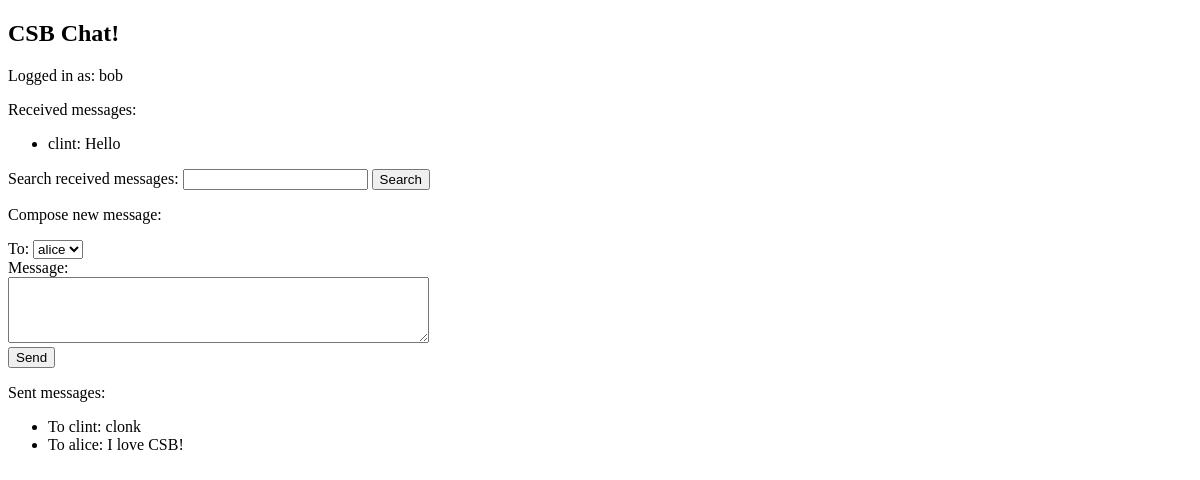
The app's page /chat/bob/, older data.
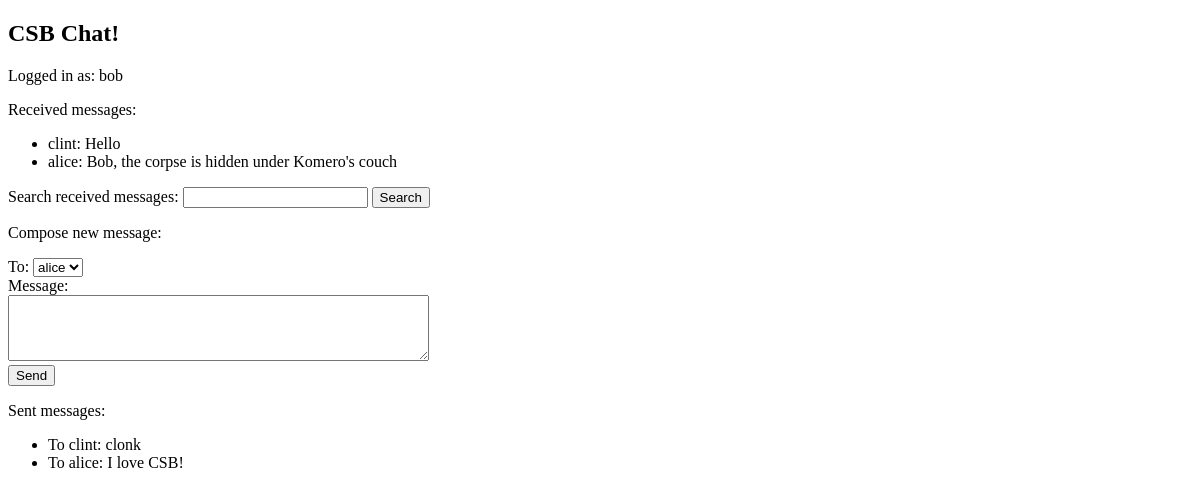
The same page, newer data.
### pages/models.py (models this page shows)
class Message(models.Model):
    sender = models.ForeignKey(User, related_name='send_messages', on_delete=models.CASCADE)
    receiver = models.ForeignKey(User, related_name='received_messages', on_delete=models.CASCADE)
    content = models.TextField()

class User(models.Model):
    username = models.TextField()
    password = models.TextField()

### pages/views.py (the view)
# urls.py: path('chat/<str:username>/', chatView, name='chat'),
def chatView(request, username):
    user = User.objects.get(username=username)
    received = Message.objects.filter(receiver=user)
    recipients = User.objects.exclude(username=username)
    sent = Message.objects.filter(sender=user)
    return render(request, 'pages/chat.html', {'username': username, 'received': received, 'sent': sent, 'recipients': recipients})

### pages/templates/pages/chat.html (shortened to what this page needs)
<!DOCTYPE html>
<html>
<head>
</head>
<body>
    <h2>CSB Chat!</h2>
    <p>Logged in as: {{username}}</p>
    <p>Received messages:</p>
    <ul>
        {% for msg in received %}
        <li>{{msg.sender.username}}: {{msg.content|safe}}</li>
        {% endfor %}
    </ul>
    <form action="/search/" method="POST">
        <p>Search received messages: <input name="searchstring"> <input type="submit" value="Search"/></p>
    </form>
    <p>Compose new message:</p>
    <form action="/send/" method="GET">
        <span>To:</span>
        <select name="to">
            {% for recipient in recipients %}
                <option value="{{recipient.username}}">{{recipient.username}}</option>
            {% endfor %}
        </select><br/>
        <span>Message:</span><br/>
        <textarea name="content" rows="4" cols="50"></textarea><br/>
        <input type="submit" value="Send"/>
    </form>
    <p>Sent messages:</p>
    <ul>
        {% for msg in sent %}
        <li>To {{msg.receiver.username}}: {{msg.content|safe}}</li>
        {% endfor %}
    </ul>
</body>
</html>

Row changes from the older to the newer data that the page shows:
added Message: sender.username "alice", content "Bob, the corpse is hidden under Komero's couch", shown under "CSB Chat!"
